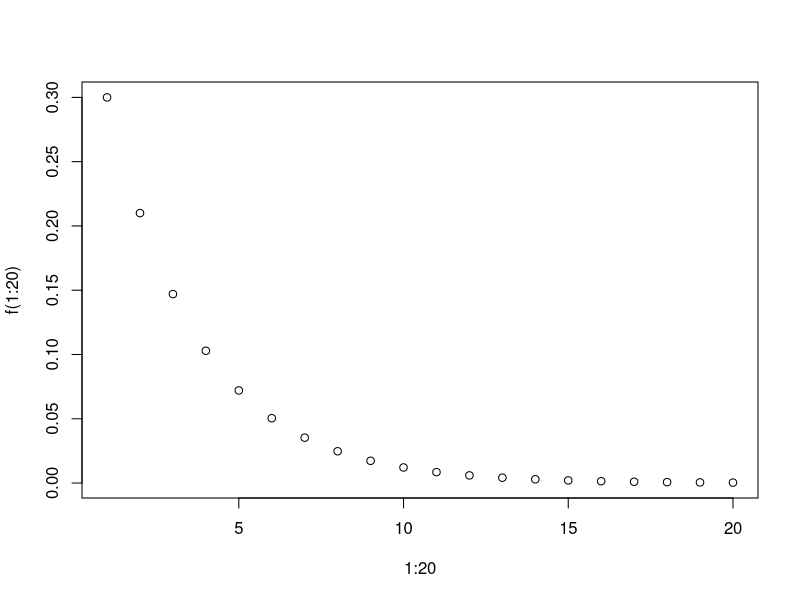
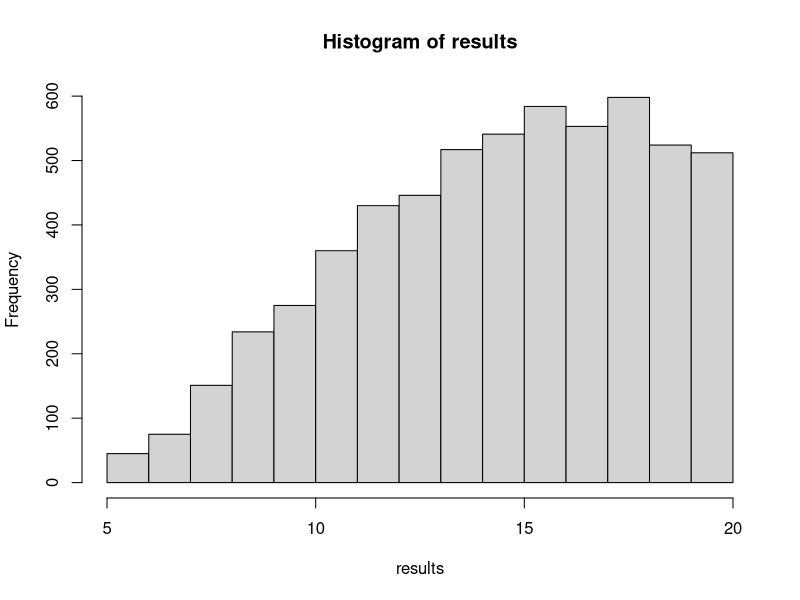
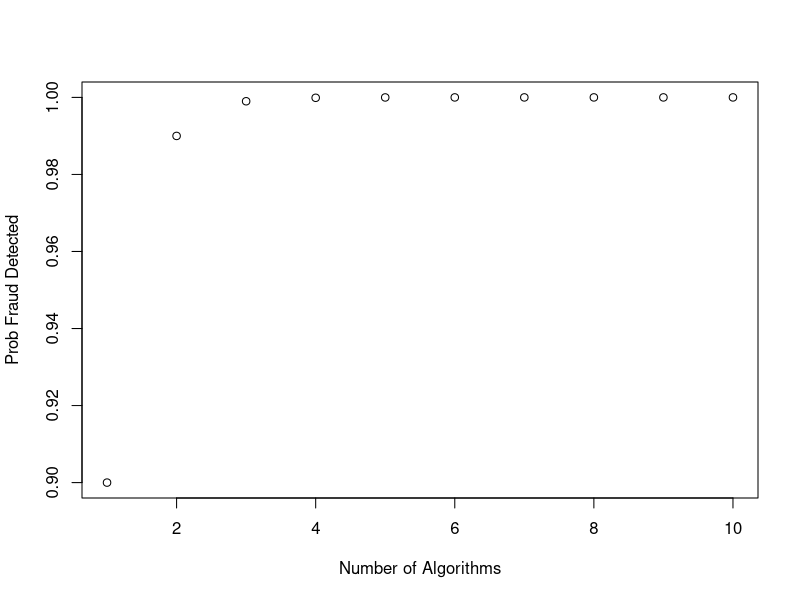

The R source for these figures, in order:
## ---- chunk 1
knitr::opts_chunk$set(echo = TRUE)
## ---- chunk 2
f <- function(x) 0.7^(x-1)*0.3

plot(1:20, f(1:20))

# check that it sums to 1
sum(f(1:200))
## ---- chunk 3
f <- function(x) (x^2 + 4*x - 1)/40

1 - f(1) - f(2) - f(3)
## ---- chunk 4
f <- function(x) choose(5, x) * 0.02^x * (1-0.02)^(5-x)

cbind(0:5, f(0:5))

# check sums to 1
sum(f(0:5))

## ---- chunk 5
set.seed(109404)
sims <- 10000
results <- numeric(sims)
for (i in 1:sims) {
  tests <- rbinom(20, 1, 0.25)
  num_positives <- cumsum(tests)
  where_5 <- which(num_positives == 5)
  if (length(where_5) == 0) {
    results[i] <- NA
  } else {
    results[i] <- min(where_5)
  }
}

# probability
table(results, useNA = "always") / sims

hist(results)

## ---- chunk 6
f <- function(x) choose(20, x) * 0.2^x * (1-0.2)^(20-x)

sum(f(0:20))
## ---- chunk 7
f(0) + f(1) + f(2)
## ---- chunk 8
sum(f(0:20) * 0:20)

sqrt(sum(f(0:20) * ((0:20) - 4)^2))
## ---- chunk 9
p <- f(0:20)
x <- 0:20
ind <- which(x < 4 +  sqrt(3.2) & x > 4 - sqrt(3.2))
sum(p[ind])
## ---- chunk 10
set.seed(3949)
sims <- 1000000
x <- rbinom(sims, 20, 0.20)
length(which(x >= 0 & x <= 2)) / sims

mean(x)
sd(x)

length(which(x < mean(x) +  sd(x) & x > mean(x) - sd(x))) / sims

## ---- chunk 11
f <- function(x) 1 - 0.1^x

plot(1:10, f(1:10), xlab = "Number of Algorithms", ylab = "Prob Fraud Detected")
## ---- chunk 12
set.seed(20394)
sims <- 1000000
x <- rbinom(sims, 4, 0.9)
length(which(x == 0))
length(which(x == 0)) / sims
